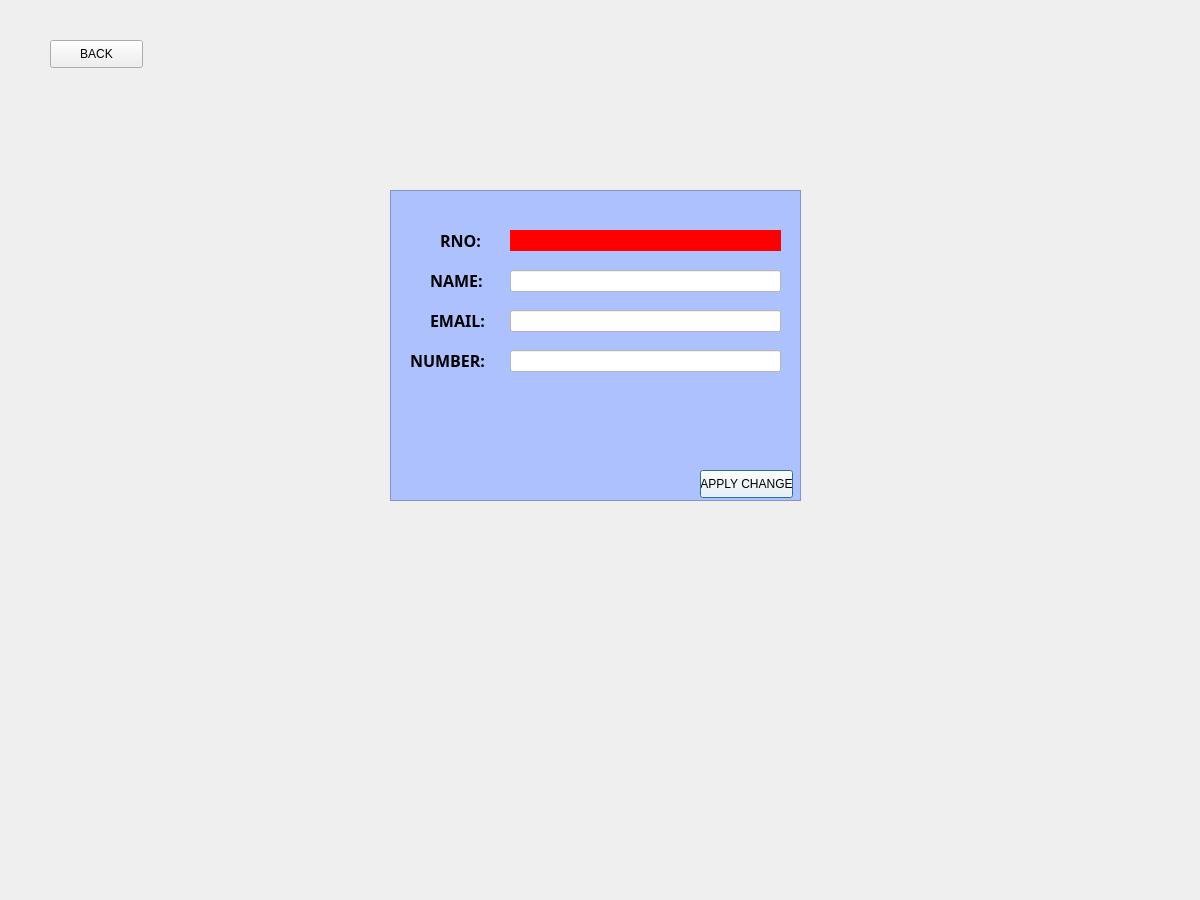
<?xml version="1.0" encoding="UTF-8"?>
<ui version="4.0">
 <class>Dialog</class>
 <widget class="QDialog" name="Dialog">
  <property name="geometry">
   <rect>
    <x>0</x>
    <y>0</y>
    <width>1200</width>
    <height>900</height>
   </rect>
  </property>
  <property name="sizePolicy">
   <sizepolicy hsizetype="Fixed" vsizetype="Fixed">
    <horstretch>0</horstretch>
    <verstretch>0</verstretch>
   </sizepolicy>
  </property>
  <property name="minimumSize">
   <size>
    <width>1200</width>
    <height>900</height>
   </size>
  </property>
  <property name="maximumSize">
   <size>
    <width>1200</width>
    <height>900</height>
   </size>
  </property>
  <property name="windowTitle">
   <string>Dialog</string>
  </property>
  <widget class="QFrame" name="frame">
   <property name="geometry">
    <rect>
     <x>390</x>
     <y>190</y>
     <width>411</width>
     <height>311</height>
    </rect>
   </property>
   <property name="styleSheet">
    <string notr="true">background-color: rgb(174, 193, 255);</string>
   </property>
   <property name="frameShape">
    <enum>QFrame::StyledPanel</enum>
   </property>
   <property name="frameShadow">
    <enum>QFrame::Raised</enum>
   </property>
   <widget class="QLineEdit" name="nameT">
    <property name="geometry">
     <rect>
      <x>120</x>
      <y>80</y>
      <width>271</width>
      <height>22</height>
     </rect>
    </property>
    <property name="styleSheet">
     <string notr="true">background-color: rgb(255, 255, 255);</string>
    </property>
    <property name="text">
     <string/>
    </property>
   </widget>
   <widget class="QLineEdit" name="emailT">
    <property name="geometry">
     <rect>
      <x>120</x>
      <y>120</y>
      <width>271</width>
      <height>22</height>
     </rect>
    </property>
    <property name="styleSheet">
     <string notr="true">background-color: rgb(255, 255, 255);</string>
    </property>
    <property name="text">
     <string/>
    </property>
   </widget>
   <widget class="QLineEdit" name="passT">
    <property name="geometry">
     <rect>
      <x>120</x>
      <y>160</y>
      <width>271</width>
      <height>22</height>
     </rect>
    </property>
    <property name="styleSheet">
     <string notr="true">background-color: rgb(255, 255, 255);</string>
    </property>
    <property name="text">
     <string/>
    </property>
   </widget>
   <widget class="QLabel" name="label">
    <property name="geometry">
     <rect>
      <x>40</x>
      <y>80</y>
      <width>71</width>
      <height>21</height>
     </rect>
    </property>
    <property name="font">
     <font>
      <family>Rockwell Condensed</family>
      <pointsize>12</pointsize>
      <weight>75</weight>
      <bold>true</bold>
     </font>
    </property>
    <property name="text">
     <string>NAME:</string>
    </property>
   </widget>
   <widget class="QLabel" name="label_5">
    <property name="geometry">
     <rect>
      <x>50</x>
      <y>40</y>
      <width>41</width>
      <height>21</height>
     </rect>
    </property>
    <property name="font">
     <font>
      <family>Rockwell Condensed</family>
      <pointsize>12</pointsize>
      <weight>75</weight>
      <bold>true</bold>
     </font>
    </property>
    <property name="text">
     <string>RNO:</string>
    </property>
   </widget>
   <widget class="QLabel" name="label_4">
    <property name="geometry">
     <rect>
      <x>40</x>
      <y>120</y>
      <width>71</width>
      <height>21</height>
     </rect>
    </property>
    <property name="font">
     <font>
      <family>Rockwell Condensed</family>
      <pointsize>12</pointsize>
      <weight>75</weight>
      <bold>true</bold>
     </font>
    </property>
    <property name="text">
     <string>EMAIL:</string>
    </property>
   </widget>
   <widget class="QLabel" name="label_3">
    <property name="geometry">
     <rect>
      <x>20</x>
      <y>160</y>
      <width>81</width>
      <height>21</height>
     </rect>
    </property>
    <property name="font">
     <font>
      <family>Rockwell Condensed</family>
      <pointsize>12</pointsize>
      <weight>75</weight>
      <bold>true</bold>
     </font>
    </property>
    <property name="text">
     <string>NUMBER:</string>
    </property>
   </widget>
   <widget class="QPushButton" name="pushButton">
    <property name="geometry">
     <rect>
      <x>310</x>
      <y>280</y>
      <width>93</width>
      <height>28</height>
     </rect>
    </property>
    <property name="styleSheet">
     <string notr="true">background-color: rgb(255, 255, 255);</string>
    </property>
    <property name="text">
     <string>APPLY CHANGE</string>
    </property>
   </widget>
   <widget class="QLabel" name="label_6">
    <property name="geometry">
     <rect>
      <x>120</x>
      <y>40</y>
      <width>271</width>
      <height>21</height>
     </rect>
    </property>
    <property name="font">
     <font>
      <family>Rockwell Condensed</family>
      <pointsize>12</pointsize>
      <weight>75</weight>
      <bold>true</bold>
     </font>
    </property>
    <property name="styleSheet">
     <string notr="true">background-color: rgb(255, 0, 0);</string>
    </property>
    <property name="text">
     <string/>
    </property>
   </widget>
  </widget>
  <widget class="QPushButton" name="backButton">
   <property name="geometry">
    <rect>
     <x>50</x>
     <y>40</y>
     <width>93</width>
     <height>28</height>
    </rect>
   </property>
   <property name="text">
    <string>BACK</string>
   </property>
  </widget>
 </widget>
 <resources/>
 <connections/>
</ui>
